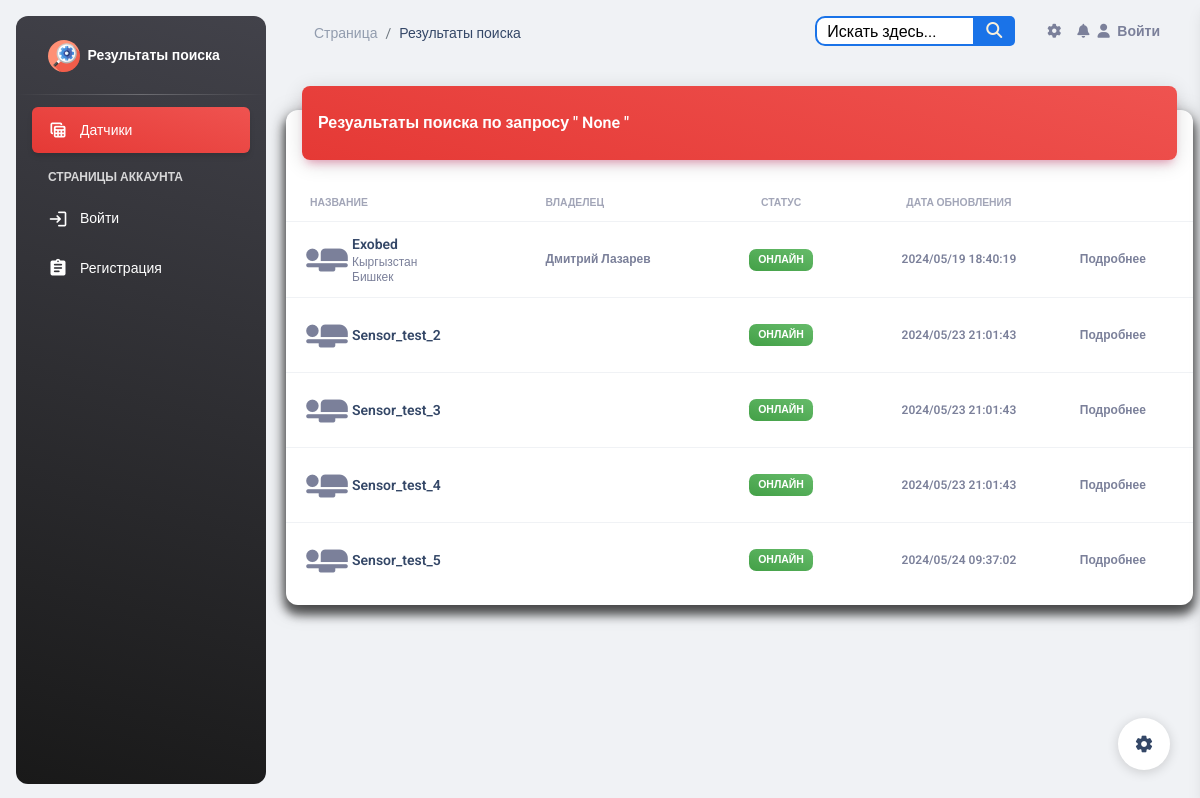
The app's page /search/ with its own data.
### esp_sensor/models.py (models this page shows, shortened)
class Sensor(models.Model):
    id = models.AutoField(primary_key=True)
    name = models.CharField('Имя датчика', max_length=100, unique=True)
    slug = models.SlugField(max_length=255, unique=True, db_index=True, verbose_name="URL")
    description = models.TextField('Описание', blank=True)
    owner = models.CharField("Владелец", max_length=100, blank=True)
    date_added = models.DateTimeField('Дата добавления', auto_now=True)
    country = models.ManyToManyField(Country, blank=True, verbose_name='Страна')
    city = models.ManyToManyField(City, blank=True, verbose_name='Город')
    inclusions = models.IntegerField("Количество включений", default=0)
    power = models.IntegerField(default=0, blank=True, verbose_name='Мощность %',
                                validators=[MinValueValidator(0), MaxValueValidator(100)])
    watt = models.IntegerField("Потребление мощности Ватт", default=0)
    volt = models.IntegerField("Электрическое напряжение Вольт", default=0)
    work = models.BooleanField('Онлайн', default=True)
    blocked = models.BooleanField('Заблокирован', default=False)
    start = models.BooleanField('Старт', default=False)
    temperature = models.FloatField('Температура', default=0)
    fan_speed = models.IntegerField('Скорость кулера', default=0)
    ip_address = models.CharField('IP Адрес', max_length=15, blank=True)
    mac_address = models.CharField('MAC Адрес', max_length=20, blank=True)
    confirmed = models.BooleanField('Подтвержден администратором', default=False)
    version = models.CharField('Версия прошивки', max_length=15, blank=True)
    processing_time = models.FloatField('Время обработки (мс)', null=True, blank=True)
    class Meta:
        verbose_name = 'Датчик'
        verbose_name_plural = 'Датчики'

class Country(models.Model):
    id = models.AutoField(primary_key=True)
    name = models.CharField("Название", max_length=100)
    class Meta:
        verbose_name = 'Страна'
        verbose_name_plural = 'Страны'

class City(models.Model):
    id = models.AutoField(primary_key=True)
    country = models.ManyToManyField(Country, blank=True, verbose_name='Страна')
    name = models.CharField("Название", max_length=100)
    class Meta:
        verbose_name = 'Город'
        verbose_name_plural = 'Города'

### esp_sensor/views.py (the view)
# urls.py: path('search/', views.search_sensors, name='search_sensors'),
def search_sensors(request):
    query = request.GET.get('q')
    if query:
        sensors = Sensor.objects.filter(
            Q(name__icontains=query) |
            Q(description__icontains=query) |
            Q(owner__icontains=query) |
            Q(mac_address__icontains=query) |
            Q(ip_address__icontains=query) |
            Q(country__name__icontains=query) |
            Q(city__name__icontains=query) |
            Q(inclusions__icontains=query)
        ).distinct()
    else:
        sensors = Sensor.objects.all()
    return render(request, 'sensor/search_results.html', {'sensors': sensors, 'query': query})

### templates/sensor/search_results.html (shortened to what this page needs)
{% load static %}
{% include 'base.html' %}
<body class="g-sidenav-show  bg-gray-200">
<aside class="sidenav navbar navbar-vertical navbar-expand-xs border-0 border-radius-xl my-3 fixed-start ms-3   bg-gradient-dark"
       id="sidenav-main">
    <div class="sidenav-header">
        <a class="navbar-brand m-0">
            <img src="{% static 'img/search-magnifying-glass-svgrepo-com.svg' %}" class="navbar-brand-img h-100"
                 alt="main_logo">
            <span class="ms-1 font-weight-bold text-white">Результаты поиска</span>
        </a>
    </div>
    <hr class="horizontal light mt-0 mb-2">
    <div class="collapse navbar-collapse  w-auto " id="sidenav-collapse-main">
        <ul class="navbar-nav">
            <li class="nav-item">
                <a class="nav-link text-white active bg-gradient-danger" href="{% url 'sensor_list' %}">
                    <div class="text-white text-center me-2 d-flex align-items-center justify-content-center">
                        <i class="material-icons opacity-10">table_view</i>
                    </div>
                    <span class="nav-link-text ms-1">Датчики</span>
                </a>
            </li>
            <li class="nav-item mt-3">
                <h6 class="ps-4 ms-2 text-uppercase text-xs text-white font-weight-bolder opacity-8">Страницы
                    аккаунта</h6>
            </li>
            {% if user.is_authenticated %}
                <li class="nav-item">
                    <a class="nav-link text-white " href="{% url 'profiles:profile_detail' user.profile.slug %}">
                        <div class="text-white text-center me-2 d-flex align-items-center justify-content-center">
                            <i class="material-icons opacity-10">person_add</i>
                        </div>
                        <span class="nav-link-text ms-1">Профиль</span>
                        <span class="nav-link-text ms-1">{{ user.username }}</span>
                    </a>
                </li>
                <li class="nav-item">
                    <a class="nav-link text-white " href='{% url 'logout' %}'>
                        <div class="text-white text-center me-2 d-flex align-items-center justify-content-center">
                            <i class="material-icons opacity-10">login</i>
                        </div>
                        <span class="nav-link-text ms-1">Выйти</span>
                    </a>
                </li>
            {% else %}
                <li class="nav-item">
                    <a class="nav-link text-white " href='{% url 'login' %}'>
                        <div class="text-white text-center me-2 d-flex align-items-center justify-content-center">
                            <i class="material-icons opacity-10">login</i>
                        </div>
                        <span class="nav-link-text ms-1">Войти</span>
                    </a>
                </li>
                <li class="nav-item">
                    <a class="nav-link text-white " href="{% url 'register' %}">
                        <div class="text-white text-center me-2 d-flex align-items-center justify-content-center">
                            <i class="material-icons opacity-10">assignment</i>
                        </div>
                        <span class="nav-link-text ms-1">Регистрация</span>
                    </a>
                </li>
            {% endif %}
        </ul>
    </div>
</aside>
<main class="main-content position-relative max-height-vh-100 h-100 border-radius-lg ">
    <nav class="navbar navbar-main navbar-expand-lg px-0 mx-4 shadow-none border-radius-xl" id="navbarBlur"
         data-scroll="true">
        <div class="container-fluid py-1 px-3">
            <nav aria-label="breadcrumb">
                <ol class="breadcrumb bg-transparent mb-0 pb-0 pt-1 px-0 me-sm-6 me-5">
                    <li class="breadcrumb-item text-sm"><a class="opacity-5 text-dark" href="javascript:;">Страница</a>
                    </li>
                    <li class="breadcrumb-item text-sm text-dark active" aria-current="page">Результаты поиска</li>
                </ol>
            </nav>
            {% include 'include/navbar.html' %}
        </div>
    </nav>
    <div class="container-fluid py-4">
        <div class="row">
            <div class="col-12">
                <div class="card my-4">
                    <div class="card-header p-0 position-relative mt-n4 mx-3 z-index-2">
                        <div class="bg-gradient-danger shadow-primary border-radius-lg pt-4 pb-3">
                            <h6 class="text-white ps-3">Резуальтаты поиска по запросу " {{ query }} "</h6>
                        </div>
                    </div>
                    <div class="card-body px-0 pb-2">
                        <div class="table-responsive p-0">
                            <table class="table align-items-center mb-0">
                                <thead>
                                <tr>
                                    <th class="text-uppercase text-secondary text-xxs font-weight-bolder opacity-7">
                                        Название
                                    </th>
                                    <th class="text-uppercase text-secondary text-xxs font-weight-bolder opacity-7 ps-2">
                                        Владелец
                                    </th>
                                    <th class="text-center text-uppercase text-secondary text-xxs font-weight-bolder opacity-7">
                                        Статус
                                    </th>
                                    <th class="text-center text-uppercase text-secondary text-xxs font-weight-bolder opacity-7">
                                        Дата обновления
                                    </th>
                                    <th class="text-secondary opacity-7"></th>
                                </tr>
                                </thead>
                                <tbody>
                                {% for sensor in sensors %}
                                    <tr>
                                        <td>
                                            <div class="d-flex px-2 py-1">
                                                <div>
                                                    <i class="material-icons"
                                                       style="font-size: 50px;">airline_seat_flat</i>
                                                </div>
                                                <div class="d-flex flex-column justify-content-center">
                                                    <h6 class="mb-0 text-sm">{{ sensor.name }}</h6>
                                                    {% for country in sensor.country.all %}
                                                        <p class="text-xs text-secondary mb-0">{{ country.name }}</p>
                                                    {% endfor %}
                                                    {% for city in sensor.city.all %}
                                                        <p class="text-xs text-secondary mb-0">{{ city.name }}</p>
                                                    {% endfor %}
                                                </div>
                                            </div>
                                        </td>
                                        <td>
                                            <p class="text-xs font-weight-bold mb-0">{{ sensor.owner }}</p>
                                        </td>
                                        <td class="align-middle text-center text-sm">
                                            {% if sensor.work %}
                                                <span class="badge badge-sm bg-gradient-success">Онлайн</span>
                                            {% else %}
                                                <span class="badge badge-sm bg-gradient-secondary">Оффлайн</span>
                                            {% endif %}
                                        </td>
                                        <td class="align-middle text-center">
                                            <span class="text-secondary text-xs font-weight-bold">{{ sensor.date_added | date:"Y/m/d H:i:s" }}</span>
                                        </td>
                                        <td class="align-middle">
                                            <a href="{% url 'sensor_detail' sensor.pk %}"
                                               class="text-secondary font-weight-bold text-xs"
                                               data-toggle="tooltip" data-original-title="Edit user">
                                                Подробнее
                                            </a>
                                        </td>
                                    </tr>
                                {% empty %}
                                    <h6 class="text-primary ps-3">Поиск не дал результатов!</h6>
                                {% endfor %}
                                </tbody>
                            </table>
                        </div>
                    </div>
                </div>
            </div>
        </div>
    </div>
</main>
{% include 'include/setting.html' %}
</body>

### records on screen
Sensor: name "Exobed", owner "Дмитрий Лазарев", work "ОНЛАЙН", date_added "2024/05/19 18:40:19"
Country: name "Кыргызстан"
City: name "Бишкек"
Sensor: name "Sensor_test_2", work "ОНЛАЙН", date_added "2024/05/23 21:01:43"
Sensor: name "Sensor_test_3", work "ОНЛАЙН", date_added "2024/05/23 21:01:43"
Sensor: name "Sensor_test_4", work "ОНЛАЙН", date_added "2024/05/23 21:01:43"
Sensor: name "Sensor_test_5", work "ОНЛАЙН", date_added "2024/05/24 09:37:02"

### other values on screen
{{ query }} "None"
